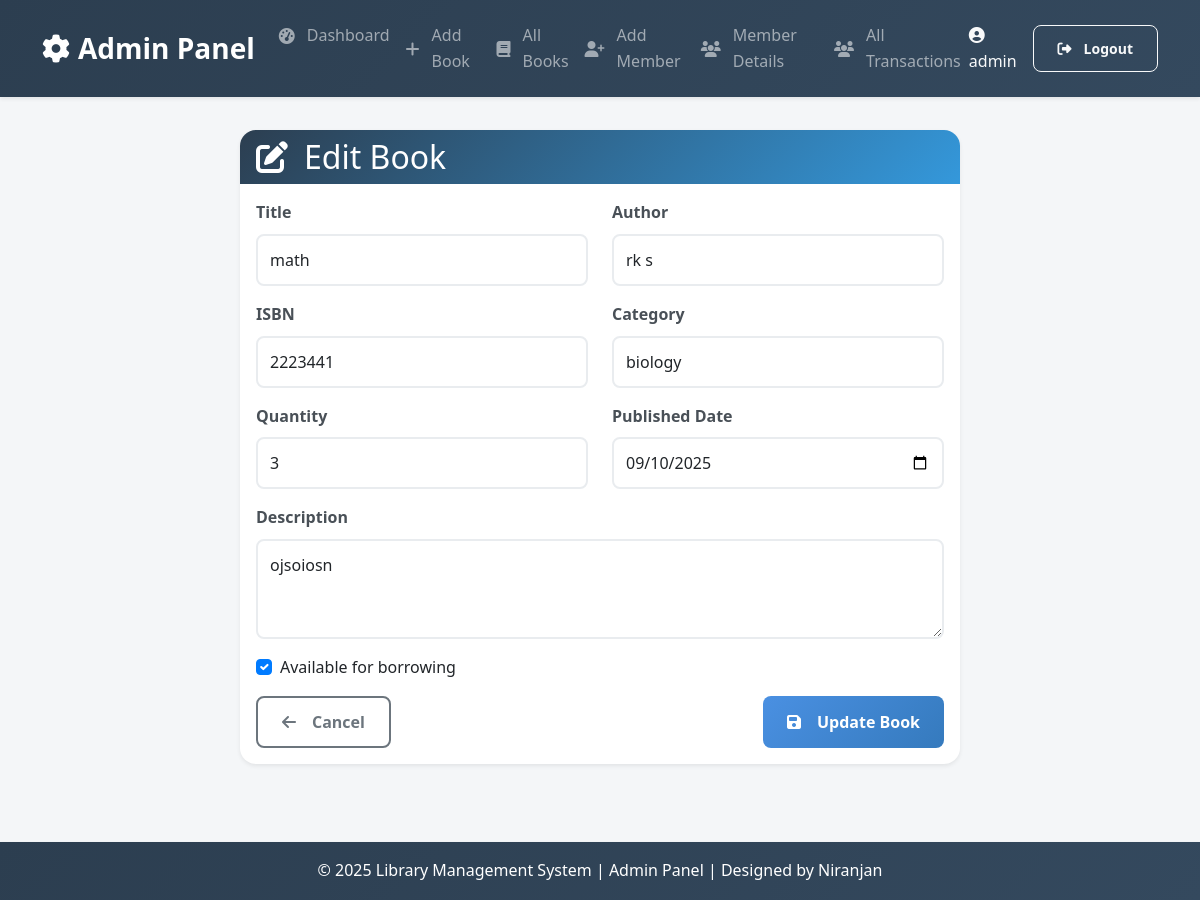
Screenshot of /books/7/edit/ (signed in) with the database file from the repository.
### books/models.py (models this page shows, shortened)
class Book(models.Model):
    title = models.CharField(max_length=200)
    author = models.CharField(max_length=100)
    isbn = models.CharField(max_length=13, unique=True)
    category = models.CharField(max_length=100, blank=True)
    quantity = models.PositiveIntegerField(default=1)
    description = models.TextField(blank=True)
    published_date = models.DateField()
    availability_status = models.BooleanField(default=True)
    created_at = models.DateTimeField(auto_now_add=True)
    updated_at = models.DateTimeField(auto_now=True)
    class Meta:
        ordering = ['title']

### books/views.py (the view)
# urls.py: path('<int:book_id>/edit/', edit_book, name='edit_book'),
@login_required
def edit_book(request, book_id):
    if not request.user.is_staff:
        return redirect('home')  # Redirect non-admin users to home
    book = get_object_or_404(Book, id=book_id)
    if request.method == 'POST':
        form = BookForm(request.POST, instance=book)
        if form.is_valid():
            form.save()
            messages.success(request, f"Book '{book.title}' updated successfully!")
            return redirect('book_detail', book_id=book.id)
    else:
        form = BookForm(instance=book)
    return render(request, 'books/edit_book.html', {'form': form, 'book': book, 'is_staff': request.user.is_staff})

### templates/books/edit_book.html (shortened to what this page needs)
{% extends 'admin_base.html' %}
{% block content %}
<div class="container my-5">
  <div class="row justify-content-center">
    <div class="col-lg-8">
      <div class="card shadow-sm rounded-4">
        <div class="card-header bg-primary text-white rounded-top-4 d-flex align-items-center">
          <i class="fas fa-edit fa-2x me-3"></i>
          <h2 class="mb-0">Edit Book</h2>
        </div>
        <div class="card-body">
          <form method="post">
            <div class="row">
              <div class="col-md-6 mb-3">
                <label for="{{ form.title.id_for_label }}" class="form-label">Title</label>
                {{ form.title }}
              </div>
              <div class="col-md-6 mb-3">
                <label for="{{ form.author.id_for_label }}" class="form-label">Author</label>
                {{ form.author }}
              </div>
            </div>
            <div class="row">
              <div class="col-md-6 mb-3">
                <label for="{{ form.isbn.id_for_label }}" class="form-label">ISBN</label>
                {{ form.isbn }}
              </div>
              <div class="col-md-6 mb-3">
                <label for="{{ form.category.id_for_label }}" class="form-label">Category</label>
                {{ form.category }}
              </div>
            </div>
            <div class="row">
              <div class="col-md-6 mb-3">
                <label for="{{ form.quantity.id_for_label }}" class="form-label">Quantity</label>
                {{ form.quantity }}
              </div>
              <div class="col-md-6 mb-3">
                <label for="{{ form.published_date.id_for_label }}" class="form-label">Published Date</label>
                {{ form.published_date }}
              </div>
            </div>
            <div class="mb-3">
              <label for="{{ form.description.id_for_label }}" class="form-label">Description</label>
              {{ form.description }}
            </div>
            <div class="mb-3 form-check">
              {{ form.availability_status }}
              <label for="{{ form.availability_status.id_for_label }}" class="form-check-label">
                Available for borrowing
              </label>
            </div>
            <div class="d-flex justify-content-between">
              <a href="{% url 'book_detail' book.id %}" class="btn btn-outline-secondary">
                <i class="fas fa-arrow-left me-2"></i>Cancel
              </a>
              <button type="submit" class="btn btn-primary">
                <i class="fas fa-save me-2"></i>Update Book
              </button>
            </div>
          </form>
        </div>
      </div>
    </div>
  </div>
</div>
{% endblock %}

### templates/admin_base.html (shortened to what this page needs)
<!DOCTYPE html>
<html lang="en">
<head>
    {% load static %}
    <link href="https://cdn.jsdelivr.net/npm/bootstrap@5.3.2/dist/css/bootstrap.min.css" rel="stylesheet">
    <link rel="stylesheet" href="https://cdnjs.cloudflare.com/ajax/libs/font-awesome/6.4.0/css/all.min.css">
    <link rel="stylesheet" href="{% static 'css/dashboard.css' %}">
    <link rel="stylesheet" href="{% static 'css/styles.css' %}">
</head>
<body>
    <nav class="navbar navbar-expand-lg navbar-dark bg-primary fixed-top shadow-sm">
        <div class="container-fluid">
            {% if is_staff %}
            <a class="navbar-brand fw-bold fs-3" href="{% url 'admin_dashboard' %}">
                <i class="fas fa-cog me-2"></i>Admin Panel
            </a>
            {% endif %}
            <div class="collapse navbar-collapse" id="adminNavbar">
                <ul class="navbar-nav me-auto mb-2 mb-lg-0">
                    {% if is_staff %}
                    <li class="nav-item">
                        <a class="nav-link" href="{% url 'admin_dashboard' %}">
                            <i class="fas fa-tachometer-alt me-1"></i>Dashboard
                        </a>
                    </li>
                    <li class="nav-item">
                        <a class="nav-link" href="{% url 'add_book' %}">
                            <i class="fas fa-plus me-1"></i>Add Book
                        </a>
                    </li>
                    <li class="nav-item">
                        <a class="nav-link" href="{% url 'book_list' %}">
                            <i class="fas fa-book me-1"></i>All Books
                        </a>
                    </li>
                    <li class="nav-item">
                        <a class="nav-link" href="{% url 'add_member' %}">
                            <i class="fas fa-user-plus me-1"></i>Add Member
                        </a>
                    </li>
                    <li class="nav-item">
                        <a class="nav-link" href="{% url 'member_list' %}">
                            <i class="fas fa-users me-1"></i>Member Details
                        </a>
                    </li>
                    <li class="nav-item">
                        <a class="nav-link" href="{% url 'transaction_history' %}">
                            <i class="fas fa-users me-1"></i>All Transactions
                        </a>
                    </li>
                    {% endif %}
                </ul>
                <div class="d-flex align-items-center">
                    {% if is_staff %}
                    <span class="text-light me-3 d-none d-md-block">
                        <i class="fas fa-user-circle me-1"></i> {{ user.username }}
                    </span>
                    <a href="{% url 'logout' %}" class="btn btn-outline-light btn-sm">
                        <i class="fas fa-sign-out-alt me-1"></i>Logout
                    </a>
                    {% endif %}
                </div>
            </div>
        </div>
    </nav>
    <main class="main-content d-flex flex-column min-vh-100">
        <div class="container-fluid mt-5 pt-4 flex-grow-1">
            {% block content %}{% endblock %}
        </div>
    </main>
    <footer class="footer text-center mt-auto py-3 bg-light shadow-sm">
        <p class="mb-0">&copy; 2025 Library Management System | Admin Panel | Designed by Niranjan</p>
    </footer>
</body>
</html>

### static/css/dashboard.css (style rules this page uses)
* { margin: 0; padding: 0; box-sizing: border-box; font-family: "Segoe UI", sans-serif; }
.navbar { background: #2c3e50; color: white; padding: 15px 30px; display: flex; justify-content: space-between; align-items: center; }
.main-content { padding: 30px; background: #f4f6f8; min-height: calc(100vh - 120px); }
.footer { background: #2c3e50; color: white; text-align: center; padding: 15px; margin-top: auto; width: 100%; position: sticky; bottom: 0; z-index: 10; }

### static/css/styles.css (style rules this page uses)
* { margin: 0; padding: 0; box-sizing: border-box; }
body { font-family: 'Segoe UI', Tahoma, Geneva, Verdana, sans-serif; line-height: 1.6; color: #2c3e50; background-color: #f8f9fa; display: flex; flex-direction: column; min-height: 100vh; overflow-x: hidden; }
.navbar-dark { background: linear-gradient(135deg, #2c3e50 0%, #34495e 100%) !important; box-shadow: 0 4px 20px rgba(0,0,0,0.15); backdrop-filter: blur(10px); }
.navbar-brand { font-weight: 800; font-size: 1.8rem; }
.navbar-nav .nav-link { padding: 0.5rem 1rem; border-radius: 8px; transition: all 0.3s ease; display: flex; align-items: center; gap: 0.5rem; }
.card { border: none; box-shadow: 0 20px 40px rgba(0,0,0,0.1); }
.card-header { background: linear-gradient(135deg, #2c3e50, #3498db); color: white; border: none; }
.form-label { font-weight: 600; color: #2c3e50; }
.btn { font-weight: 600; transition: all 0.3s ease; display: inline-flex; align-items: center; gap: 0.5rem; }
.btn-primary { background: linear-gradient(135deg, #3498db, #2980b9); border: none; }
.main-content { padding-top: 10px; min-height: calc(100vh - 120px); }
.footer { background: linear-gradient(135deg, #2c3e50 0%, #34495e 100%); color: white; padding: 1.5rem; margin-top: auto; box-shadow: 0 -2px 10px rgba(0,0,0,0.1); }
.rounded-4 { border-radius: 1rem !important; }
a, button, .nav-link, .form-control, .btn { transition: all 0.3s ease; }

### templates/books/edit_book.html (style rules this page uses)
body { background: #f5f7fa; font-family: 'Segoe UI', Tahoma, Geneva, Verdana, sans-serif; color: #333; }
.card { border: none; }
.form-label { font-weight: 600; color: #495057; }
.form-control { border-radius: 0.5rem; border: 2px solid #e9ecef; padding: 0.75rem; font-size: 1rem; }
.form-check-input:checked { background-color: #007bff; border-color: #007bff; }
.btn { border-radius: 0.5rem; font-weight: 600; padding: 0.75rem 1.5rem; transition: all 0.3s ease; }
.btn-primary { background: linear-gradient(135deg, #4a90e2 0%, #357ABD 100%); border: none; }
.btn-outline-secondary { border: 2px solid #6c757d; color: #6c757d; }

### rows the page displays
Book: title "math", author "rk s", isbn "2223441", category "biology", quantity "3", published_date "09/10/2025", description "ojsoiosn", availability_status "☑"

### other values shown
{{ user.username }} "admin"
